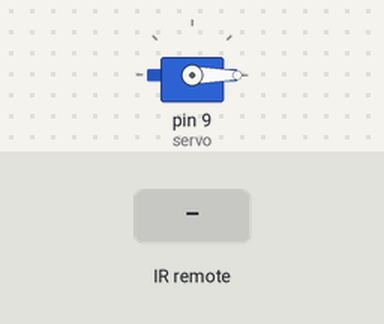
A sketch run on a simulated Arduino Uno, built with avr-gcc and run on an emulated ATmega328P. Shown: servo. The test bench sets the inputs (shaded band).

Above: at 1.2 s.
1.3 s: infrared code 0xFFA857 received
At 3.4 s:
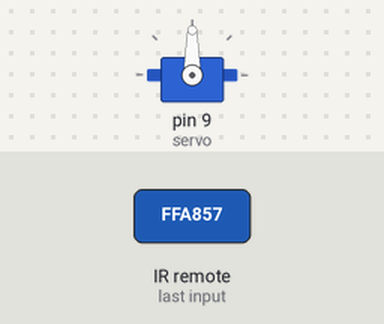
3.7 s: infrared code 0xFFE01F received
At 4.16 s:
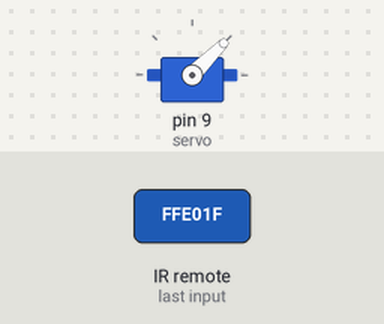
Timing chart, 0 to 6.7 s (numbered marks = the images above; inputs shaded):
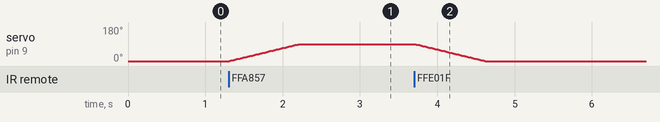

The sketch:

pr9_2.ino
```cpp
#include <IRremote.h>
#include <Servo.h>
#define plus 0xFFA857
#define minus 0xFFE01F

int RECV_PIN = 7;
Servo servo;
int val;
bool left, right;

IRrecv irrecv(RECV_PIN);

decode_results results;
unsigned long key_value = 0;

void setup()
{
  Serial.begin(9600);
  irrecv.enableIRIn();
  servo.attach(9);
}

void loop()
{
  if (irrecv.decode(&results)){
        if (results.value == 0XFFFFFFFF)
          results.value = key_value;
          switch(results.value){
            case 0xFFE01F:
            right = !right;
            left = false;
            break;
            case 0xFFA857:
            left = !left;
            right = false;
            break;
          }
          key_value = results.value;
          irrecv.resume();
          }
        if (left && (val != 90))  {
            val++;
          }
        if (right && (val != 0))  {
            val--;
          }
  servo.write(val);
  delay(10);
}
```

Measured:
- after the input at 1.3 s, servo on pin 9 (servo): moves from 0° to 90° over 0.91 s, starting at once
- after the input at 3.7 s, servo on pin 9 (servo): moves from 90° to 0° over 0.91 s, starting at once
